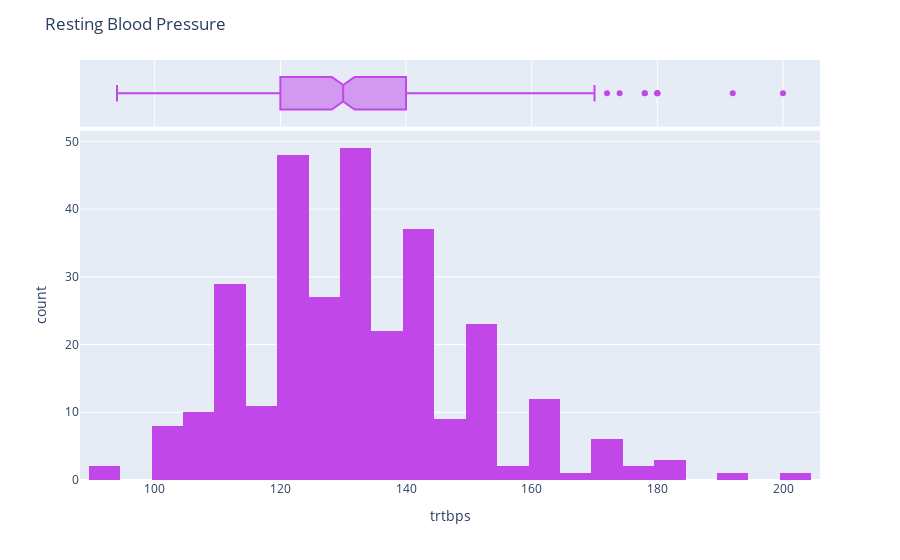

The code cell stored with this chart in its notebook:
### Markdown cell above
This is indicating that majority of heart diseased patients are asymptomatic and having chest pain may not necessarily results to a heart disease or may not be due to a heart disease.

### Code cell
#Checking the Distribution of resting Blood Pressure

rbp_his = px.histogram(data, x='trtbps', marginal='box', color_discrete_sequence=['#C147E9'])
rbp_his.update_layout(title='Resting Blood Pressure')
rbp_his.show()

### Figure 1 — Plotly figure (JSON) as saved in the notebook; plotly's stock layout.template omitted (floating-point values rounded to 4 significant figures; data arrays with more than 128 entries replaced by an {"elided": "..."} marker saying what was removed)
{"data": [{"alignmentgroup": "True", "bingroup": "x", "hovertemplate": "trtbps=%{x}<br>count=%{y}<extra></extra>", "legendgroup": "", "marker": {"color": "#C147E9", "pattern": {"shape": ""}}, "name": "", "offsetgroup": "", "orientation": "v", "showlegend": false, "type": "histogram", "x": {"elided": "303 int values"}, "xaxis": "x", "yaxis": "y"}, {"alignmentgroup": "True", "hovertemplate": "trtbps=%{x}<extra></extra>", "legendgroup": "", "marker": {"color": "#C147E9"}, "name": "", "notched": true, "offsetgroup": "", "showlegend": false, "type": "box", "x": {"elided": "303 int values"}, "xaxis": "x2", "yaxis": "y2"}], "layout": {"barmode": "relative", "legend": {"tracegroupgap": 0}, "margin": {"t": 60}, "title": {"text": "Resting Blood Pressure"}, "xaxis": {"anchor": "y", "domain": [0, 1], "title": {"text": "trtbps"}}, "xaxis2": {"anchor": "y2", "domain": [0, 1], "matches": "x", "showgrid": true, "showticklabels": false}, "yaxis": {"anchor": "x", "domain": [0, 0.8316], "title": {"text": "count"}}, "yaxis2": {"anchor": "x2", "domain": [0.8416, 1], "matches": "y2", "showgrid": false, "showline": false, "showticklabels": false, "ticks": ""}}}
